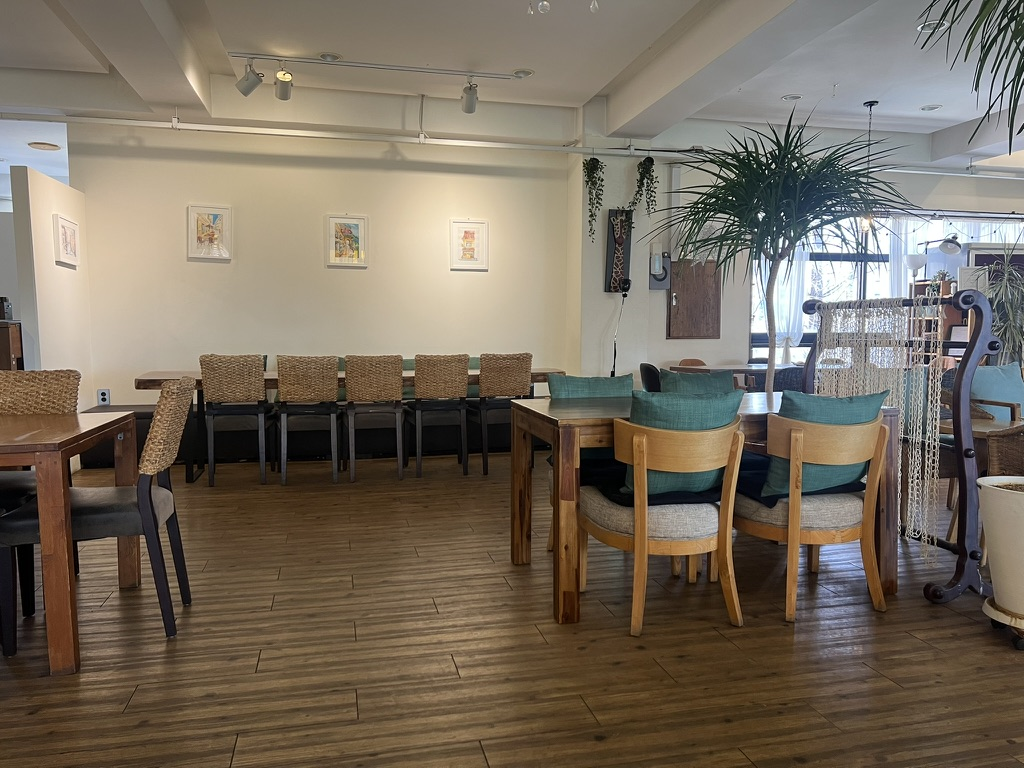
#> input picture images/cafe.jpeg, 1024 x 768 px, found by its file name
$ jupyter execute --allow-errors '1_패턴인식개요.ipynb'   (shell and % lines are left out)
#> lines starting #> are read from the running program, lines starting #| are printed output that depends on the picture; after the words box and inside, x2 and y2 are one past the last pixel; in counts of white or black regions, pixels touching at a corner belong together
### 패턴 인식
- 그림 음원 글, 등의 데이터 안에서 특정한 패턴을 찾아냄
- 사운드/이미지에서 많이 사용
- 초반에는 Heuristic하게 알고리즘을 만들었으나, 기계학습/딥러닝을 통해 정확도 향상

### 영상 처리
- 입력된 영상을 어떤 목적을 위해 처리하는 기술
- 어떤 목적을 위해 "수학적 연산"을 이용해 화소들에 대해 변화를 줌
- 아날로그 영상 처리/디지털 영상 처리

### 컴퓨터 비전
- 영상처리 기술에 인공지능 기술(패턴 인식 등)을 이용하여 인간의 시각을 흉내내는 것

[cell 1]
import cv2

image = cv2.imread('like_lenna.png', cv2.IMREAD_GRAYSCALE)

if image is not None:
    print('Load Success')
else:
    print('Load Fail')
print(f"변수 타입: {type(image)}")
#| 변수 타입: <class 'NoneType'>

[cell 2]
from google.colab.patches import cv2_imshow # imshow 옵션을 따로 불러와서 사용한다

cv2_imshow(image)

#> (the rest of this cell did not finish here and is left out)

#> (a cell that did not finish here is left out)

[cell 4]
image_fliped = cv2.flip(image, 0) # 상하 반전
cv2_imshow(image_fliped)

[cell 5]
image_fliped = cv2.flip(image, 1) # 좌우 반전
cv2_imshow(image_fliped)

#> (a cell that did not finish here is left out)

#> (a cell that did not finish here is left out)

#> (a cell that did not finish here is left out)

#> (a cell that did not finish here is left out)

#> (a cell that did not finish here is left out)

[cell 11]
image = cv2.imread('like_lenna.png', cv2.IMREAD_GRAYSCALE)
#> (the rest of this cell did not finish here and is left out)

[cell 12]
import numpy as np
space = np.zeros((500,1000), dtype = np.uint8)
line_color = 255
space = cv2.line(space, (100,100), (800,300), line_color, 3, 1)

cv2_imshow(space)
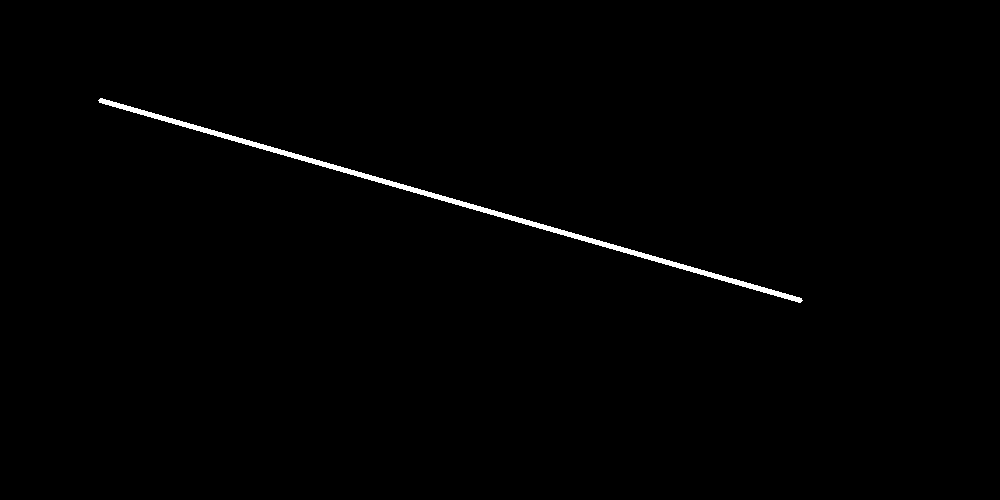
#> shown: shape (500, 1000); 0.74% white; 1 white region, box (x1, y1, x2, y2) and area: (98, 98, 803, 303) 3725

[cell 13]
space = np.zeros((500, 1000), dtype=np.uint8)
color = 255
space = cv2.circle(space, (600,200), 100, color, 4, 1)

cv2_imshow(space)
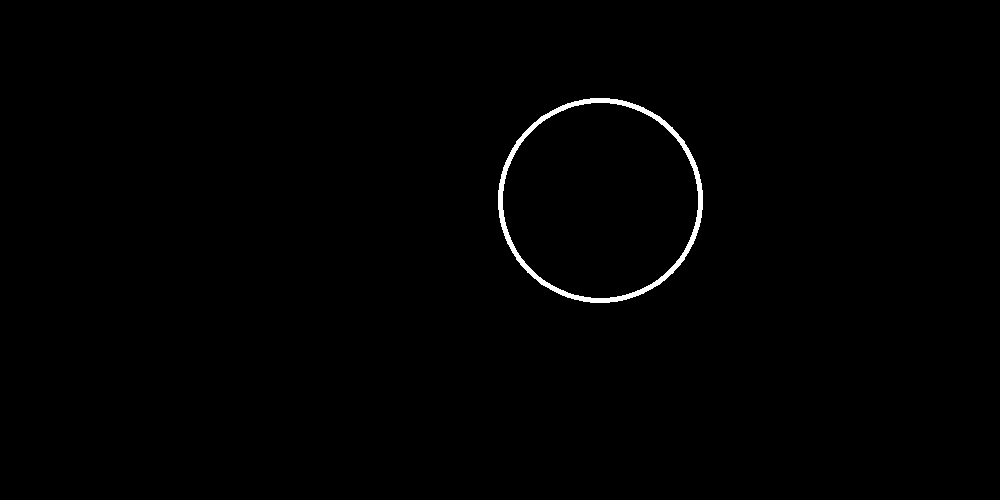
#> shown: shape (500, 1000); 0.63% white; 1 white region, box (x1, y1, x2, y2) and area: (498, 98, 703, 303) 3144

[cell 14]
space = np.zeros((768, 1388), dtype= np.uint8)
line_color = 255
space = cv2.rectangle(space, (500, 200), (800, 400), line_color, 5, 1)

cv2_imshow(space)
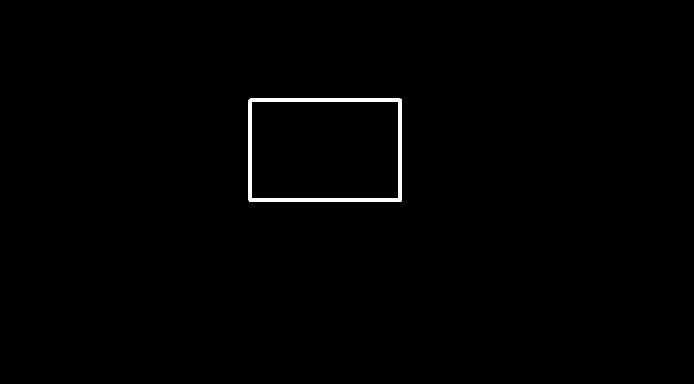
#> shown: shape (768, 1388) (shown at 1/2 size); 0.65% white; 1 white region, box (x1, y1, x2, y2) and area: (497, 197, 804, 404) 6980

[cell 15]
space = np.zeros((768, 1388), dtype= np.uint8)
line_color = 255
space = cv2.ellipse(space, (500, 300), (300, 200), 0, 90, 250, line_color, 4)

cv2_imshow(space)
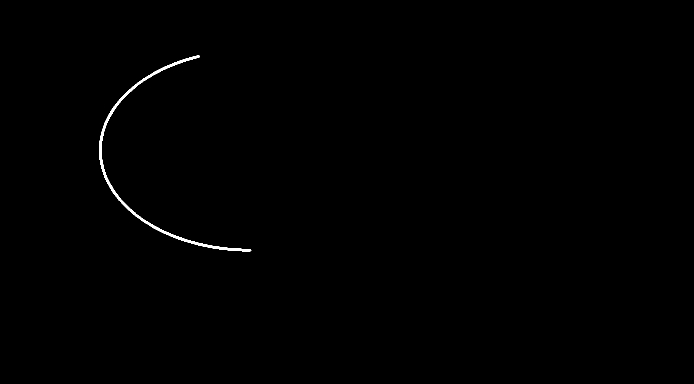
#> shown: shape (768, 1388) (shown at 1/2 size); 0.32% white; 1 white region, box (x1, y1, x2, y2) and area: (198, 110, 503, 503) 3450

[cell 16]
space = np.zeros((768,1388), dtype=np.uint8)
color = 255
obj1 = np.array([[300, 500], [500, 500], [400, 600], [200, 600]])
obj2 = np.array([[600, 500], [800, 500], [700,200]])
space = cv2.polylines(space, [obj1], True, color, 3)
space = cv2.fillPoly(space, [obj2], color, 1)

cv2_imshow(space)
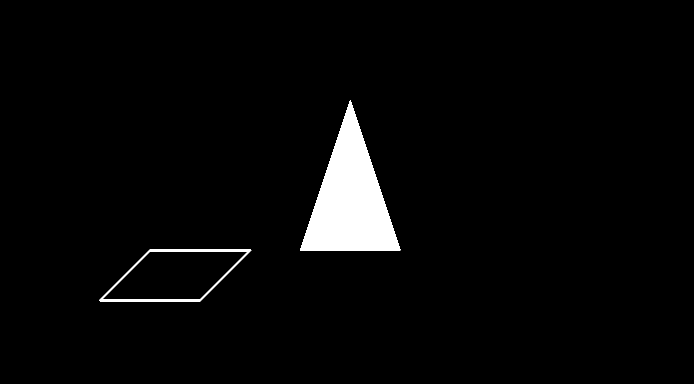
#> shown: shape (768, 1388) (shown at 1/2 size); 3.1% white; 2 white regions, box (x1, y1, x2, y2) and area: (600, 200, 801, 501) 30501, (198, 498, 503, 603) 2988

[cell 17]
from google.colab import drive
drive.mount('/content/drive')

[cell 18]
image1 = cv2.imread('/content/drive/MyDrive/2025_1_Colab/ComputerVision_Pattern/images/cafe.jpeg')
#> image1 is the input picture: shape (768, 1024, 3); mean B, G, R 95.1, 109.2, 119.6
cv2_imshow(image1)

### cv2.imwrite( ) 함수
- 행렬을 영상파일로 저장
- 확장자에 따라서 JPG, BMP, PNG, TIF, PPM 등의 영상파일 포맷 저장 가중

#### cv2.IMWRITE_JPEQ_QUALITY
- param: 0 ~ 100
- JPG 파일 화질, 높은 값일수록 화질 좋음

#### cv2.IMWRITE_PNG_COMPRESSION
- param: 0 ~ 9
- PNG 파일 압축 레벨, 높은 값일수록 용량은 적어지고, 압축 시간이 길어짐

#### cv2.IMWRITE_PXM_BINARY
- param: 0 or 1
- PPM, PGM 파일의 이진 포맷 설정

[cell 19]
import cv2

title1, title2 = '16bit unchanged', '32bit unchanged'
color2unchanged1 = cv2.imread("/content/drive/MyDrive/2025_1_Colab/ComputerVision_Pattern/images/room.png", cv2.IMREAD_UNCHANGED)
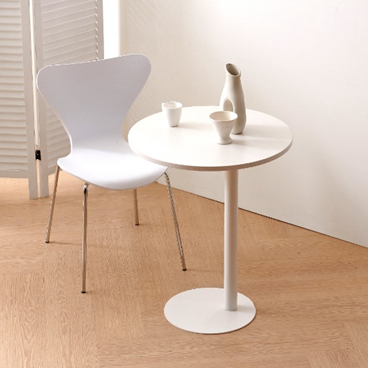
#> input picture images/room.png, 368 x 368 px, found by its file name
#> color2unchanged1 is the input picture: shape (368, 368, 4); mean B, G, R, A 167, 184.9, 209.3, 255
color2unchanged2 = cv2.imread("/content/drive/MyDrive/2025_1_Colab/ComputerVision_Pattern/images/cafe.jpeg", cv2.IMREAD_UNCHANGED)

if color2unchanged1 is not None and color2unchanged2 is None: # 예외처리
    raise Exception("Error")

print("16/32비트 영상 행렬 좌표(10, 10) 화소값")
print(title1, '원소 자료형', type(color2unchanged1[10, 10, 0])) # 원소 자료형
#| 16bit unchanged 원소 자료형 <class 'numpy.uint8'>
print(title1, '화소값(3원소)', color2unchanged1[10, 10])        # 한 화소 값 표시
#| 16bit unchanged 화소값(3원소) [187 196 211 255]
print(title2, '원소 자료형', type(color2unchanged1[10, 10, 0]))
#| 32bit unchanged 원소 자료형 <class 'numpy.uint8'>
print(title2, '화소값(3원소)', color2unchanged1[10, 10])
#| 32bit unchanged 화소값(3원소) [187 196 211 255]
#> `cv2_imshow(color2unchanged2 * 255).astype('uint8')`:
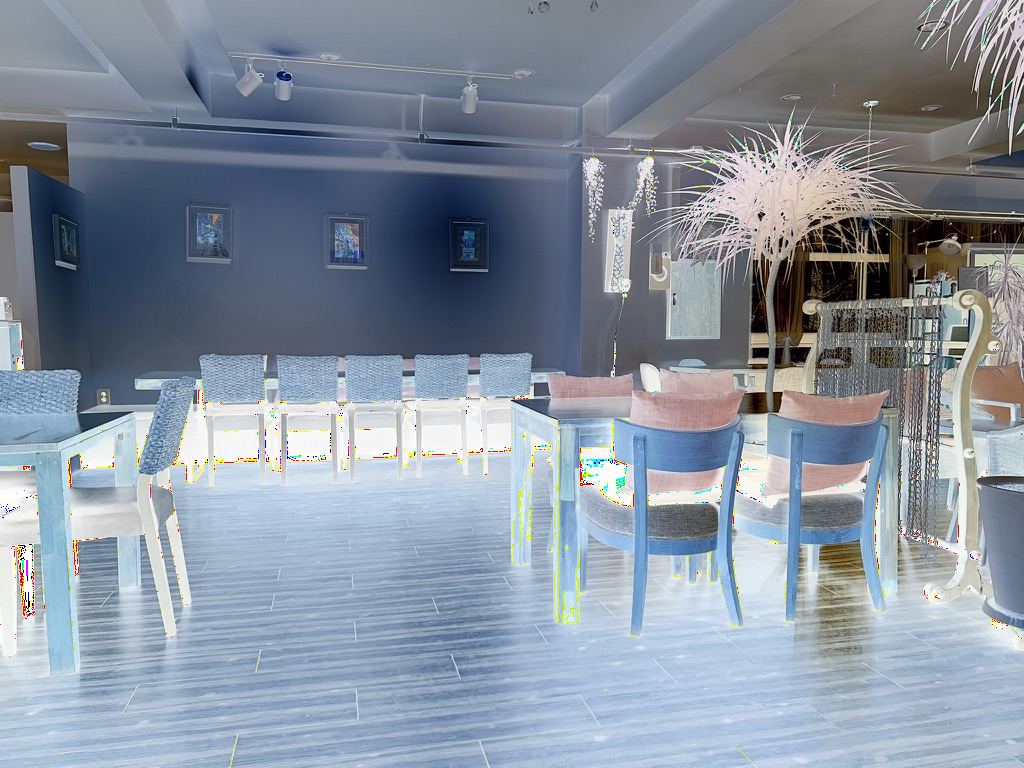
#> shown: shape (768, 1024, 3); mean B, G, R 159.6, 146.4, 136.1
print()

cv2_imshow(color2unchanged1)                       # 16비트 정수형 행렬 영상 표시
#> (the rest of this cell did not finish here and is left out)
